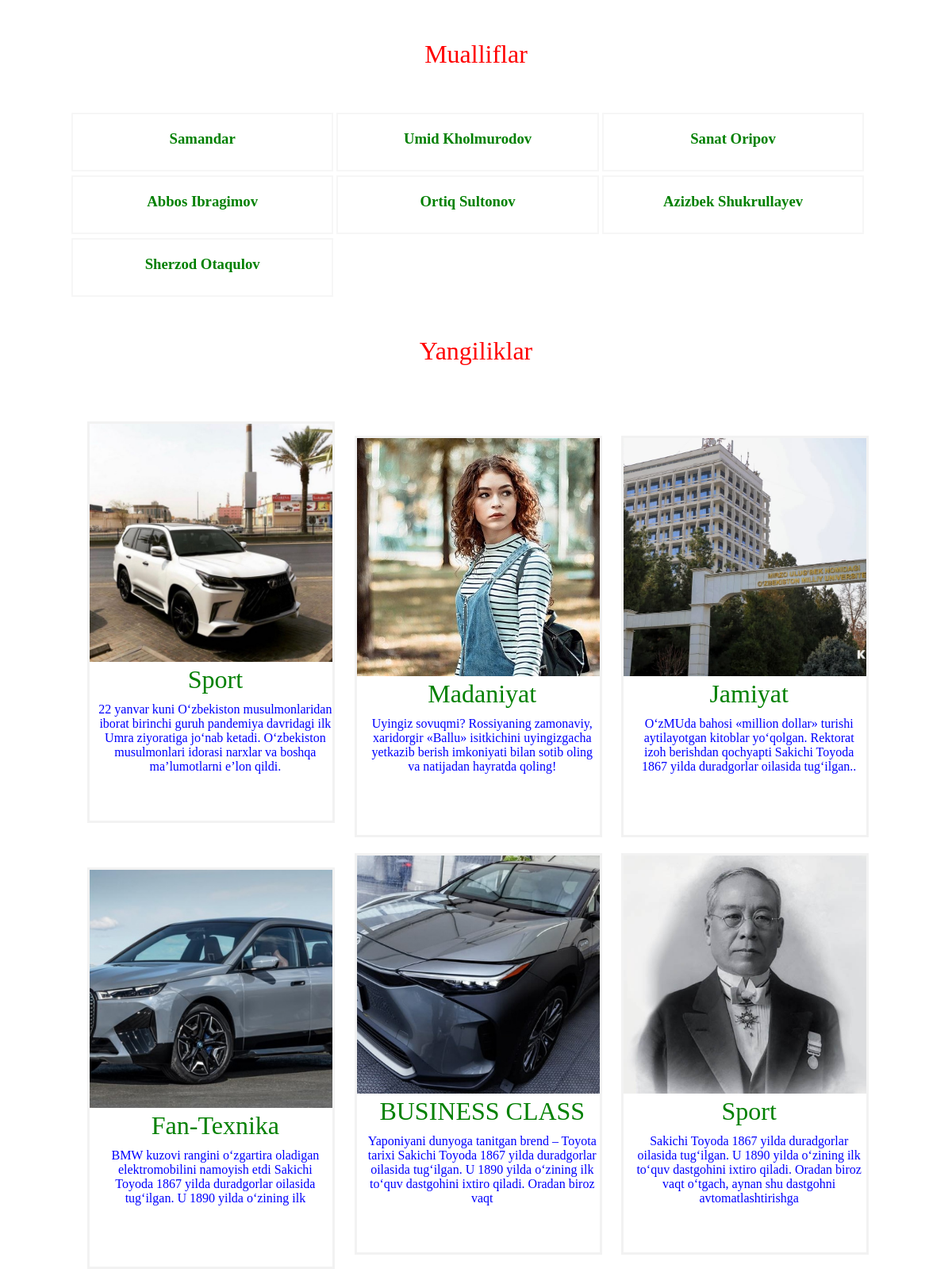
The page / on the database its author committed.
### blog/models.py (models this page shows, shortened)
class Author(models.Model):
    full_name = models.CharField(max_length=255)
    contact = models.CharField(max_length=255, null=True, blank=True)
    age = models.IntegerField(null=True, blank=True)
    rating = models.IntegerField(default=0)

class Article(models.Model):
    author = models.ForeignKey(Author, on_delete=models.SET_NULL, related_name='articles', null=True)
    name = models.CharField(max_length=255)
    content = models.TextField()
    view_count = models.IntegerField(default=0)
    image = models.ImageField(null=True, blank=True)
    @property
    def get_image(self):
        try:
            return self.image.url
        except:
            return ''

### blog/views.py (the view)
# urls.py: path('', articles, name='articles'),
def articles(request):
    articles = Article.objects.all()
    authors = Author.objects.all()
    return render(request=request,
                  template_name='blog/index.html',
                  context={
                      'articles': articles,
                      'authors': authors
                  }
                  )

### templates/blog/index.html (shortened to what this page needs)
<!DOCTYPE html>
{% load static %}
<html lang="en">
<head>
    <link rel="stylesheet" href="{% static 'styles.css' %}">
</head>
<body>
<div class="container">
    <div class="header">Mualliflar</div>
<div class="author">
    {% for author in authors%}
    <div class="card-he">
        <a href="{% url 'author' author.id %}"> <h3>{{author.full_name}}</h3></a>
    </div>
    {% endfor %}
</div>
<div class="header">Yangiliklar</div>
<div class="box">
    {% for article in articles%}
    <div class="card">
        <img src="{{ article.get_image }}" alt="">
      <div class="card-header">
            <a href="{% url 'article_detail' article.id %}">{{article.name}}</a>
        <p>{{article.content}}</p>
      </div>
    </div>
    {% endfor %}
</div>
</div>
</body>
</html>

### static/styles.css (style rules this page uses)
* { margin:0; padding:0; }
.container { width:85%; margin:0 auto; }
.header { margin-top:50px; width:100%; text-align:center; color:red; font-size:32px; }
.author { margin-top:50px; width:100% display:flex; }
.author .card-he { margin-top:5px; border:2px solid #f6f6f6; width:32%; margin-left:2% display:flex; display:inline-block; text-align:center; padding-top:20px; height:50px; font-size;24px; }
.author .card-he a { color:green; text-decoration:none; }
.box { width:100%; margin-top:50px; }
.box .card { margin-top:20px; border:3px solid #f2f2f2; display:inline-block; text-align:center; width:30%; height:500px; margin-left:2%; }
.box .card img { width:100%; height:300px; object-fit:cover; }
.box .card .card-header { width:100%; height:160px; }
.box .card a { text-decoration:none; color:green; margin-top:2px; font-size:32px; font-family:san-serif; margin-left:10px; }
.box .card p { text-decoration:none; color:blue; margin-top:10px; font-size:18x; cursor:pointer; font-family:san-serif; margin-left:10px; }

### rows shown on the page
Author: full_name "Samandar"
Author: full_name "Umid Kholmurodov"
Author: full_name "Sanat Oripov"
Author: full_name "Abbos Ibragimov"
Author: full_name "Ortiq Sultonov"
Author: full_name "Azizbek Shukrullayev"
Author: full_name "Sherzod Otaqulov"
Article: get_image (picture), name "Sport", content "22 yanvar kuni O‘zbekiston musulmonlaridan iborat birinchi guruh pandemiya davridagi ilk Umra ziyoratiga jo‘nab ketadi. O‘zbekiston musulmonlari idorasi narxlar va boshqa ma’lumotlarni e’lon qildi."
Article: get_image (picture), name "Madaniyat", content "Uyingiz sovuqmi? Rossiyaning zamonaviy, xaridorgir «Ballu» isitkichini uyingizgacha yetkazib berish imkoniyati bilan sotib oling va natijadan hayratda qoling!"
Article: get_image (picture), name "Jamiyat", content "O‘zMUda bahosi «million dollar» turishi aytilayotgan kitoblar yo‘qolgan. Rektorat izoh berishdan qochyapti Sakichi Toyoda 1867 yilda duradgorlar oilasida tug‘ilgan.."
Article: get_image (picture), name "Fan-Texnika", content "BMW kuzovi rangini o‘zgartira oladigan elektromobilini namoyish etdi Sakichi Toyoda 1867 yilda duradgorlar oilasida tug‘ilgan. U 1890 yilda o‘zining ilk"
Article: get_image (picture), name "BUSINESS CLASS", content "Yaponiyani dunyoga tanitgan brend – Toyota tarixi Sakichi Toyoda 1867 yilda duradgorlar oilasida tug‘ilgan. U 1890 yilda o‘zining ilk to‘quv dastgohini ixtiro qiladi. Oradan biroz vaqt"
Article: get_image (picture), name "Sport", content "Sakichi Toyoda 1867 yilda duradgorlar oilasida tug‘ilgan. U 1890 yilda o‘zining ilk to‘quv dastgohini ixtiro qiladi. Oradan biroz vaqt o‘tgach, aynan shu dastgohni avtomatlashtirishga"
